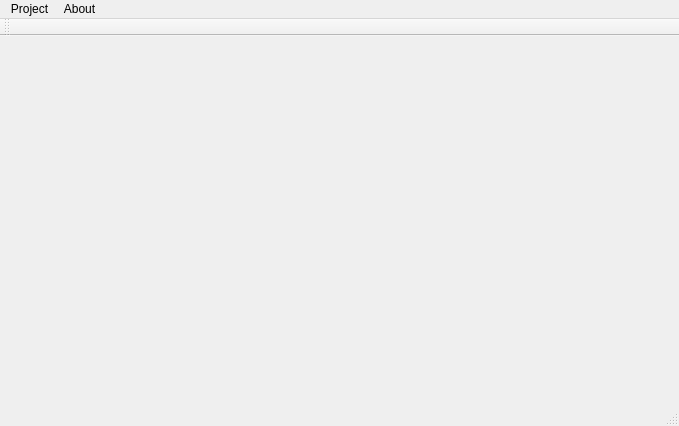
<?xml version="1.0" encoding="UTF-8"?>
<ui version="4.0">
 <class>TimeTrackingAppClass</class>
 <widget class="QMainWindow" name="TimeTrackingAppClass">
  <property name="geometry">
   <rect>
    <x>0</x>
    <y>0</y>
    <width>679</width>
    <height>426</height>
   </rect>
  </property>
  <property name="windowTitle">
   <string>TimeTrackingApp</string>
  </property>
  <widget class="QWidget" name="centralWidget">
   <widget class="QWidget" name="horizontalLayoutWidget">
    <property name="geometry">
     <rect>
      <x>0</x>
      <y>0</y>
      <width>671</width>
      <height>371</height>
     </rect>
    </property>
    <layout class="QHBoxLayout" name="MainContainer">
     <item>
      <layout class="QVBoxLayout" name="ProjectsLayout"/>
     </item>
    </layout>
   </widget>
  </widget>
  <widget class="QStatusBar" name="statusBar"/>
  <widget class="QToolBar" name="mainToolBar">
   <attribute name="toolBarArea">
    <enum>TopToolBarArea</enum>
   </attribute>
   <attribute name="toolBarBreak">
    <bool>false</bool>
   </attribute>
  </widget>
  <widget class="QMenuBar" name="menuBar">
   <property name="geometry">
    <rect>
     <x>0</x>
     <y>0</y>
     <width>679</width>
     <height>21</height>
    </rect>
   </property>
   <widget class="QMenu" name="menuFile">
    <property name="title">
     <string>Project</string>
    </property>
   </widget>
   <widget class="QMenu" name="menuAbout">
    <property name="title">
     <string>About</string>
    </property>
   </widget>
   <addaction name="menuFile"/>
   <addaction name="menuAbout"/>
  </widget>
 </widget>
 <layoutdefault spacing="6" margin="11"/>
 <resources>
  <include location="Resources.qrc"/>
 </resources>
 <connections/>
</ui>
